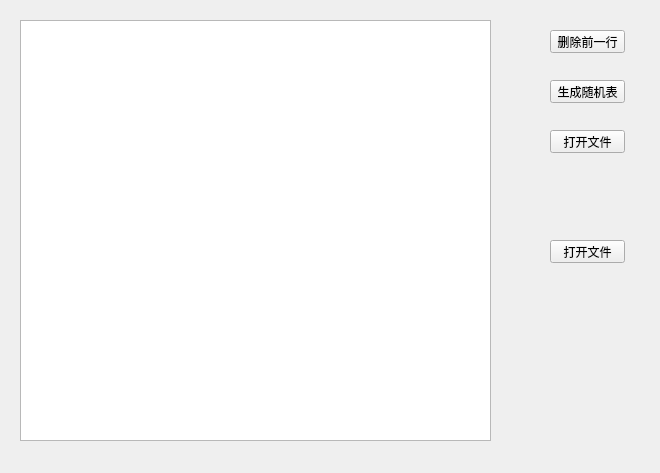
<?xml version="1.0" encoding="UTF-8"?>
<ui version="4.0">
 <class>Widget</class>
 <widget class="QWidget" name="Widget">
  <property name="geometry">
   <rect>
    <x>0</x>
    <y>0</y>
    <width>660</width>
    <height>473</height>
   </rect>
  </property>
  <property name="windowTitle">
   <string>Widget</string>
  </property>
  <widget class="QTableView" name="tableView">
   <property name="geometry">
    <rect>
     <x>20</x>
     <y>20</y>
     <width>471</width>
     <height>421</height>
    </rect>
   </property>
  </widget>
  <widget class="QPushButton" name="pushButton">
   <property name="geometry">
    <rect>
     <x>550</x>
     <y>30</y>
     <width>75</width>
     <height>23</height>
    </rect>
   </property>
   <property name="text">
    <string>删除前一行</string>
   </property>
  </widget>
  <widget class="QPushButton" name="pushButton_2">
   <property name="geometry">
    <rect>
     <x>550</x>
     <y>80</y>
     <width>75</width>
     <height>23</height>
    </rect>
   </property>
   <property name="text">
    <string>生成随机表</string>
   </property>
  </widget>
  <widget class="QPushButton" name="pushButton_3">
   <property name="geometry">
    <rect>
     <x>550</x>
     <y>130</y>
     <width>75</width>
     <height>23</height>
    </rect>
   </property>
   <property name="text">
    <string>打开文件</string>
   </property>
  </widget>
  <widget class="QPushButton" name="pushButton_4">
   <property name="geometry">
    <rect>
     <x>550</x>
     <y>240</y>
     <width>75</width>
     <height>23</height>
    </rect>
   </property>
   <property name="text">
    <string>打开文件</string>
   </property>
  </widget>
 </widget>
 <layoutdefault spacing="6" margin="11"/>
 <resources/>
 <connections/>
</ui>
